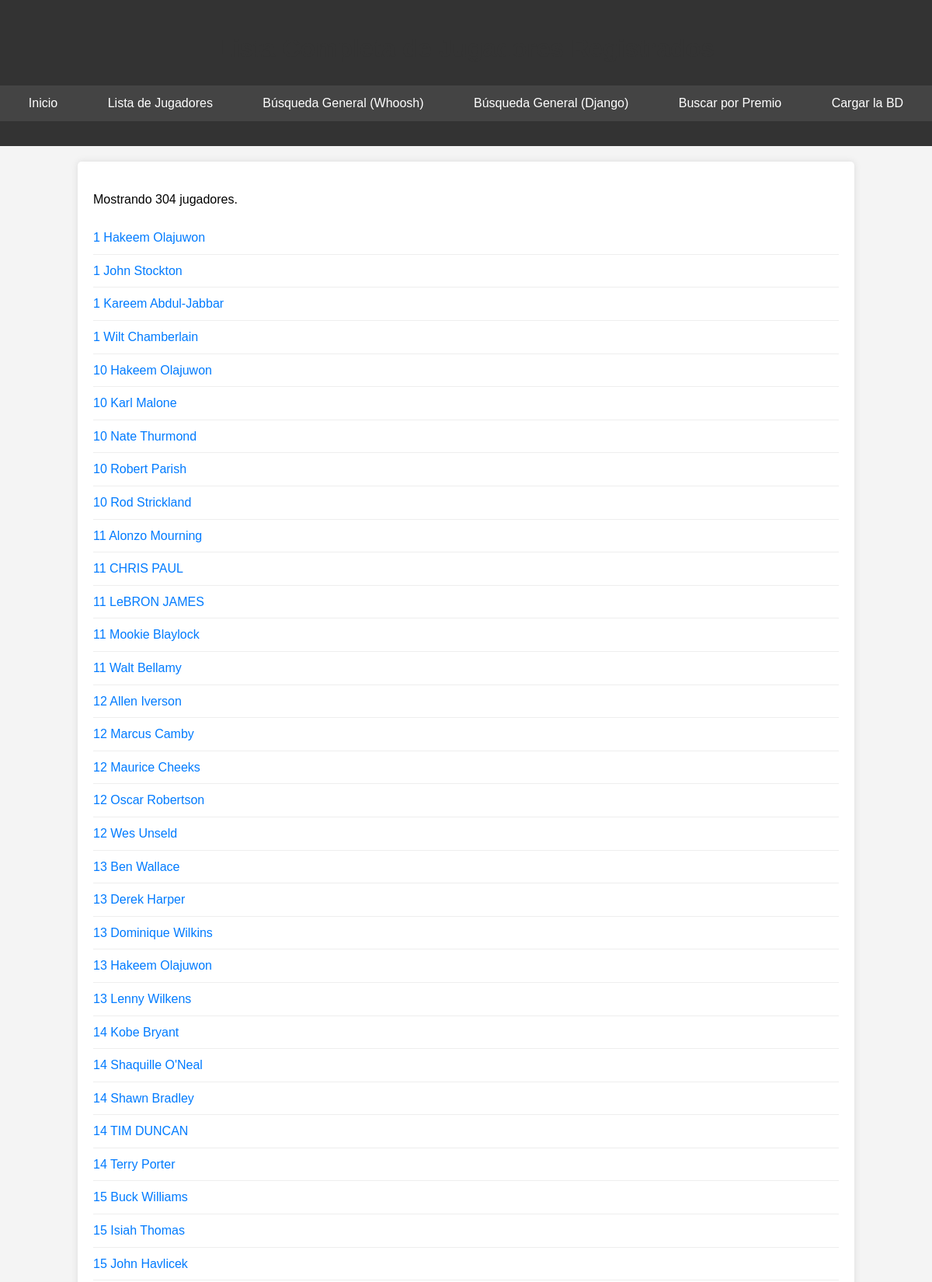
/jugadores/ (upper part), run on the app's committed database.
### main/nba/models.py (models this page shows, shortened)
class Jugador(models.Model):
    nombre = models.CharField(max_length=100)
    equipo = models.CharField(max_length=100, null=True, blank=True)

### main/views.py (the view)
# urls.py: path('jugadores/', views.lista_jugadores, name='lista_jugadores'),
def lista_jugadores(request):
    jugadores = Jugador.objects.all().order_by('nombre')
    return render(request, 'lista_jugadores.html', {'jugadores': jugadores})

### main/templates/lista_jugadores.html (shortened to what this page needs)
{% extends 'base.html' %}
{% block encabezado %}
    <h1>Lista Completa de Jugadores Registrados</h1>
{% endblock %}
{% block contenido %}
    <div class="player-list">
        {% if jugadores %}
            <p>Mostrando {{ jugadores|length }} jugador{{ jugadores|length|pluralize:"es" }}.</p>
            <ul>
                {% for jugador in jugadores %}
                    <li>
                        <a href="{% url 'main:detalle_jugador' jugador.id %}">
                            {{ jugador.nombre }}
                        </a>
                    </li>
                {% endfor %}
            </ul>
        {% else %}
            <p>No hay jugadores registrados. <a href="{% url 'main:carga' %}">Cargar datos</a>.</p>
        {% endif %}
    </div>
{% endblock %}

### main/templates/base.html (shortened to what this page needs)
<!DOCTYPE html>
<html lang='es'>
<head>
</head>
<body>
    <header>
        {% block encabezado %}{% endblock %}
        <nav>
             <ul>
                <li><a href="{% url 'main:inicio' %}">Inicio</a></li>
                <li><a href="{% url 'main:lista_jugadores' %}">Lista de Jugadores</a></li>
                <li><a href="{% url 'main:buscar_jugadores_whoosh' %}">Búsqueda General (Whoosh)</a></li>
                <li><a href="{% url 'main:buscar_jugadores_django' %}">Búsqueda General (Django)</a></li>
                <li><a href="{% url 'main:buscar_por_premio' %}">Buscar por Premio</a></li>
                <li><a href="{% url 'main:carga' %}">Cargar la BD</a></li>
             </ul>
        </nav>
    </header>
    <section>
        {% block contenido %}
        {% endblock %}
    </section>
</body>
</html>

### data on the page
Jugador: nombre "1 Hakeem Olajuwon"
Jugador: nombre "1 John Stockton"
Jugador: nombre "1 Kareem Abdul-Jabbar"
Jugador: nombre "1 Wilt Chamberlain"
Jugador: nombre "10 Hakeem Olajuwon"
Jugador: nombre "10 Karl Malone"
Jugador: nombre "10 Nate Thurmond"
Jugador: nombre "10 Robert Parish"
Jugador: nombre "10 Rod Strickland"
Jugador: nombre "11 Alonzo Mourning"
Jugador: nombre "11 CHRIS PAUL"
Jugador: nombre "11 LeBRON JAMES"
Jugador: nombre "11 Mookie Blaylock"
Jugador: nombre "11 Walt Bellamy"
Jugador: nombre "12 Allen Iverson"
Jugador: nombre "12 Marcus Camby"
Jugador: nombre "12 Maurice Cheeks"
Jugador: nombre "12 Oscar Robertson"
Jugador: nombre "12 Wes Unseld"
Jugador: nombre "13 Ben Wallace"
Jugador: nombre "13 Derek Harper"
Jugador: nombre "13 Dominique Wilkins"
Jugador: nombre "13 Hakeem Olajuwon"
Jugador: nombre "13 Lenny Wilkens"
Jugador: nombre "14 Kobe Bryant"
Jugador: nombre "14 Shaquille O'Neal"
Jugador: nombre "14 Shawn Bradley"
Jugador: nombre "14 TIM DUNCAN"
Jugador: nombre "14 Terry Porter"
Jugador: nombre "15 Buck Williams"
Jugador: nombre "15 Isiah Thomas"
Jugador: nombre "15 John Havlicek"

### other printed values
{{ jugadores|length }} "304"
